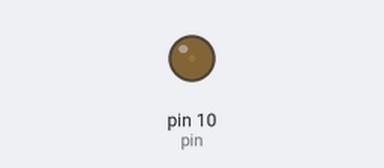
This sketch was run on a simulated Arduino Uno, built with avr-gcc and run on an emulated ATmega328P. Shown: output pins drawn as LEDs (lit = HIGH). What the sketch prints to the serial monitor is not drawn.

Above: at 0.05 s.
At 0.4 s:
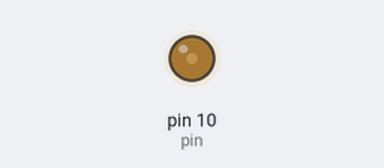
At 0.8 s:
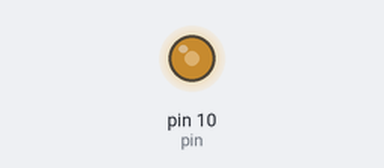
At 1.55 s:
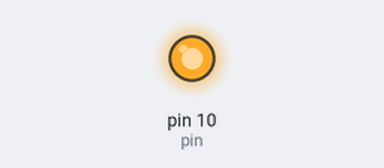
Timing chart, 0 to 3.6 s (numbered marks = the images above):
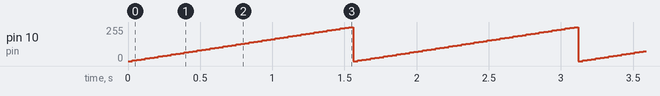

Measured:
- by itself, pin 10 (pin): ramps from 0/255 to 255/255 and jumps back, once every 1.6 s

The sketch:

led_analog_control.ino
```cpp
int pin = 10;
void setup()
{
  Serial.begin(9600);
  pinMode(pin, OUTPUT);
}

void loop()
{
  Serial.println("Start");
  for(int i = 0; i <= 255; i += 5){
  	analogWrite(pin, i);
    delay(30);
  }
  Serial.println("Done!");
}
```
